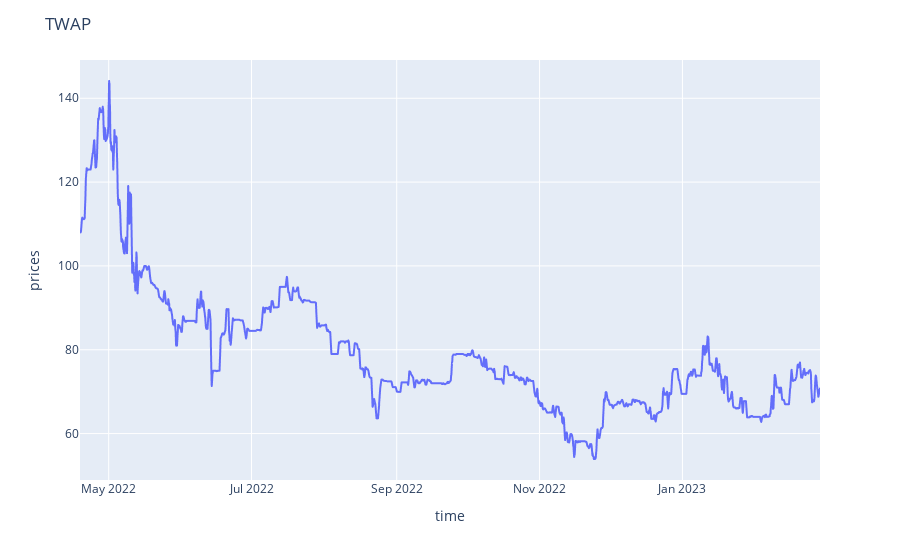

The notebook cell this image was saved under:
### Code cell
plt = line_chart(bayc_t, 'TWAP', 'time', 'close', 'time', 'prices')
plt.show() if interact_chart else Image(plt.to_image(format="png"))

### Figure 1 — Plotly figure (JSON) as saved in the notebook; plotly's stock layout.template omitted (floating-point values rounded to 4 significant figures; data arrays with more than 128 entries replaced by an {"elided": "..."} marker saying what was removed)
{"data": [{"hovertemplate": "time=%{x}<br>close=%{y}<extra></extra>", "legendgroup": "", "line": {"color": "#636efa", "dash": "solid"}, "marker": {"symbol": "circle"}, "mode": "lines", "name": "", "showlegend": false, "type": "scattergl", "x": {"elided": "7585 str values"}, "xaxis": "x", "y": {"elided": "7585 float values"}, "yaxis": "y"}], "layout": {"legend": {"tracegroupgap": 0}, "margin": {"t": 60}, "title": {"text": "TWAP"}, "xaxis": {"anchor": "y", "domain": [0, 1], "title": {"text": "time"}}, "yaxis": {"anchor": "x", "domain": [0, 1], "title": {"text": "prices"}}}}
